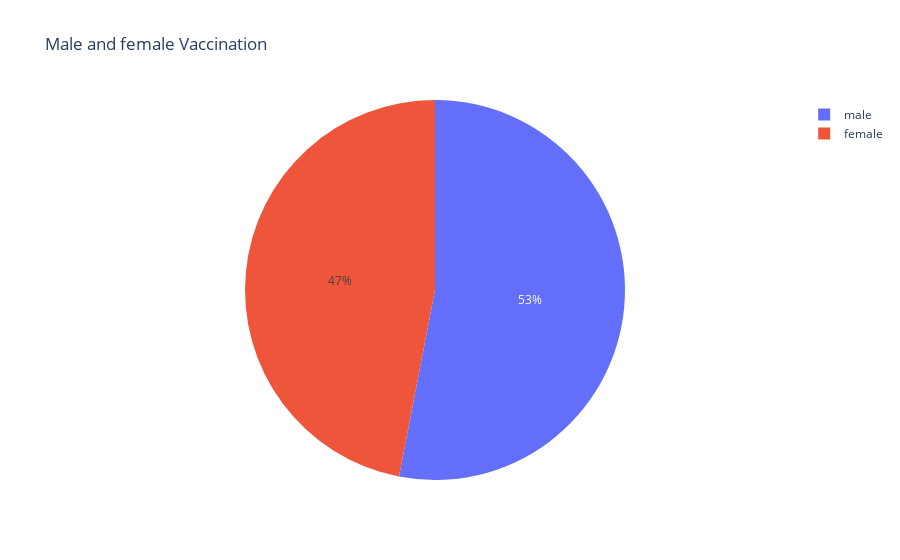

Source (notebook cell):
### Code cell
# Male Vs Female vaccination

male=vaccination['Male(Individuals Vaccinated)'].sum()
female=vaccination['Female(Individuals Vaccinated)'].sum()
px.pie(names=["male","female"],values=[male,female],title="Male and female Vaccination")

### Figure 1 — Plotly figure (JSON) as saved in the notebook; plotly's stock layout.template omitted (floating-point values rounded to 4 significant figures)
{"data": [{"domain": {"x": [0, 1], "y": [0, 1]}, "hovertemplate": "label=%{label}<br>value=%{value}<extra></extra>", "labels": ["male", "female"], "legendgroup": "", "name": "", "showlegend": true, "type": "pie", "values": [7138698858, 6321628736]}], "layout": {"legend": {"tracegroupgap": 0}, "title": {"text": "Male and female Vaccination"}}}
